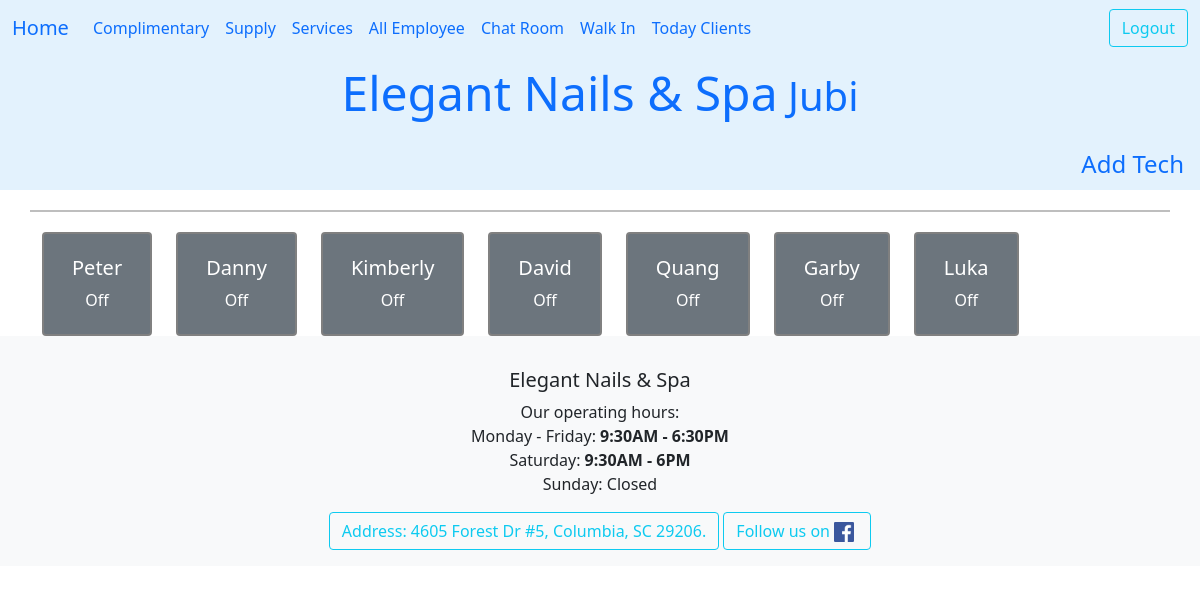
The app's page /ledger/ (signed in) with its own data.
### ledger/models.py (models this page shows, shortened)
class Technician(models.Model):
    name = models.CharField(max_length=25)
    phone = PhoneNumberField()
    email = models.EmailField(max_length=40, null=True, blank=True)
    owner = models.ForeignKey(settings.AUTH_USER_MODEL, on_delete=models.DO_NOTHING)
    start_work_at = models.TimeField()
    end_work = models.TimeField()
    isWork = models.BooleanField(default=False)
    picture = models.ImageField(upload_to='tech_pictures/', null=True, editable=True)
    services = models.ManyToManyField("Service", blank=True, related_name="tech")
    time_come_in = models.DateTimeField(null=True)
    work_days = models.CharField(max_length=7, default="1111110", help_text="MTWTFSS: 1 for work, 0 for off")
    vacation_start = models.DateField(null=True, blank=True, help_text="Start vacation")
    vacation_end = models.DateField(null=True, blank=True, help_text="End vacation, back work!")
    date_go_work = models.DateField(null=True, blank=True)
    history = HistoricalRecords()
    hire_date = models.DateField(auto_now_add=True, help_text="Date when the technician was hired")
    experience = models.PositiveIntegerField(default=0, help_text="Years of experience in the field")
    bio = models.TextField(max_length=500, null=True, blank=True, help_text="Short bio about the technician")
    view_count = models.IntegerField(default=0)
    is_accept_booking = models.BooleanField(default=True, help_text="Is the technician accepting new bookings?")
    class Meta:
        unique_together = ('name','phone',)
        ordering = ['time_come_in','name']
    def get_today_clients(self):
        hnay = self.get_khachVisit().filter(day_comes=datetime.date.today())
        return hnay.order_by('time_at')
    def get_khachVisit(self):
        return self.khachvisits.all()
    def get_services_today(self):
        now = datetime.datetime.now()
        clients = self.get_today_clients().filter(time_at__lte=now)
        all_ser = []
        for client in clients:
            all_ser.extend(client.get_services())
        return len(all_ser)

### ledger/views.py (the view)
# urls.py: path('ledger/', views.AllEmployee.as_view(), name="all_employee"),
class AllEmployee(LoginRequiredMixin,ListView):
    template = 'ledger/all_employee.html'
    def get(self,request):
        employee = Technician.objects.filter(owner=request.user).exclude(name="anyOne").order_by("time_come_in")
        sort_tech = sorted(list(employee),
                           key= lambda tech: tech.get_services_today(),reverse=False
                           )
        for tech in sort_tech:
            if tech.time_come_in == None or tech.time_come_in.date() < timezone.now().date():
                tech.isWork = False
                tech.save()
        cont = {'employees': sort_tech }
        return render(request, self.template, cont)

### ledger/templates/ledger/all_employee.html (shortened to what this page needs)
{% extends 'base.html' %}
{% block nutPhu %}
        <a class="nav-link" href="{% url 'ledger:add_employee' %}">Add Tech</a>
{% endblock nutPhu %}
{% block content %}
<div class="container text-center">
  <div class="row row-cols-auto">
  <hr style="border: 1px solid black; width: 100%; margin: 20px 0;">
  {% for employee in employees %}
  {% if not employee.isWork %}
  <div class="cols-auto">
    <button class="tech-button btn btn-secondary" style="border: 2px solid gray" id="em_{{employee.id}}">
      <div class="card-body">
           <h5 class="card-title align-text-top"> {{ employee.name | title }}</h5>
        <span class="card-subtitle align-content-center">Off</span>
    </div>
    </button>
  </div>
  {% endif %}
  {% endfor %}
  </div>
</div>
{% endblock content %}

### ledger/templates/base.html (shortened to what this page needs)
<!DOCTYPE html>
{% load static %}
<html lang="en">
<head>
    <link href="https://cdn.jsdelivr.net/npm/bootstrap@5.0.2/dist/css/bootstrap.min.css" rel="stylesheet">
    <link rel="stylesheet" href="https://cdn.jsdelivr.net/npm/bootstrap-icons@1.11.3/font/bootstrap-icons.css">
</head>
<body>
    <nav class="navbar navbar-expand-lg" style="background-color: #e3f2fd;">
        <div class="container-fluid">
            <a class="navbar-brand" href="{% url 'ledger:index' %}">Home</a>
            <div class="collapse navbar-collapse" id="navbarSupportedContent">
                <ul class="navbar-nav me-auto mb-2 mb-lg-0">
                    {% if user.is_authenticated %}
                        <li class="nav-item">
                            <a class="nav-link" href="{% url 'ledger:complimentary_list' %}">Complimentary</a>
                        </li>
                        <li class="nav-item">
                            <a class="nav-link" href="{% url 'ledger:all_supplies' %}">Supply</a>
                        </li>
                        <li class="nav-item">
                            <a class="nav-link" href="{% url 'ledger:services' %}">Services</a>
                        </li>
                        <li class="nav-item">
                            <a class="nav-link active" aria-current="page" href="{% url 'ledger:all_employee' %}">All Employee</a>
                        </li>
                        <li class="nav-item">
                            <a class="nav-link" href="{% url 'ledger:user_chat_room' %}">Chat Room</a>
                        </li>
                        <li class="nav-item">
                            <a class="nav-link" href="{% url 'ledger:walkin' %}">Walk In</a>
                        </li>
                        <li class="nav-item">
                            <a class="nav-link" href="{% url 'datHen:listHen' %}">Today Clients</a>
                        </li>
                    {% endif %}
                </ul>
                <div class="auth-buttons">
                    {% if user.is_authenticated %}
                        <form id="logout-form" method="post" action="{% url 'logout' %}" class="d-inline">
                            <button class="btn btn-outline-info" type="submit">Logout</button>
                        </form>
                    {% else %}
                        <a class="btn btn-outline-primary" href="{% url 'payment:services_for_checkout' %}">Check-out</a>
                        <a class="btn btn-outline-info" href="{% url 'login' %}">Login</a>
                    {% endif %}
                </div>
            </div>
        </div>
    </nav>
    <nav class="nav justify-content-center fs-4" style="background-color: #e3f2fd;">
        <h1 class="nav-link"><span class="cursive-text display-5">Elegant Nails & Spa</span> {{ user.username| title }}</h1>
    </nav>
    <nav class="nav d-flex justify-content-center fs-4" style="background-color: #e3f2fd;">
        <span class="ms-auto">
            {% block nutPhu %}   {% endblock nutPhu %}
        </span>
    </nav>
    <div class="container-fluid">
        {% block content %}
        {% endblock content %}
    </div>
    <footer class="footer bg-light text-center py-3">
        <div class="card-body">
            <h5 class="card-title">Elegant Nails & Spa</h5>
            <p class="card-text">
                Our operating hours:<br>
                Monday - Friday: <strong>9:30AM - 6:30PM</strong><br>
                Saturday: <strong>9:30AM - 6PM</strong><br>
                Sunday: Closed
            </p>
        </div>
        <a class="btn btn-outline-info" href="https://www.google.com/maps/place/Aria+Nail+Spa/@34.02038,-80.9710602,17z/data=!3m1!4b1!4m6!3m5!1s0x88f8af45f0cb8575:0x1776d13ae287cb50!8m2!3d34.02038!4d-80.9710602!16s%2Fg%2F11fvpz2t29?entry=ttu&g_ep=EgoyMDI1MDUyNi4wIKXMDSoASAFQAw%3D%3D" role="button">
            Address: 4605 Forest Dr #5, Columbia, SC 29206.
        </a>
        <a class="btn btn-outline-info" href="https://www.facebook.com/quang.hu.10" role="button">
            Follow us on
            <img src="{% static 'ledger/images/Facebook.png' %}" alt="Facebook logo" width="20" height="20" class="me-1">
        </a>
    </footer>
</body>
</html>

### ledger/templates/base.html (style rules this page uses)
.navbar .auth-buttons { margin-left: auto; }

### records on screen
Technician: name "Peter"
Technician: name "Danny"
Technician: name "Kimberly"
Technician: name "David"
Technician: name "Quang"
Technician: name "Garby"
Technician: name "Luka"

### other values on screen
{{ user.username| title }} "Jubi"
